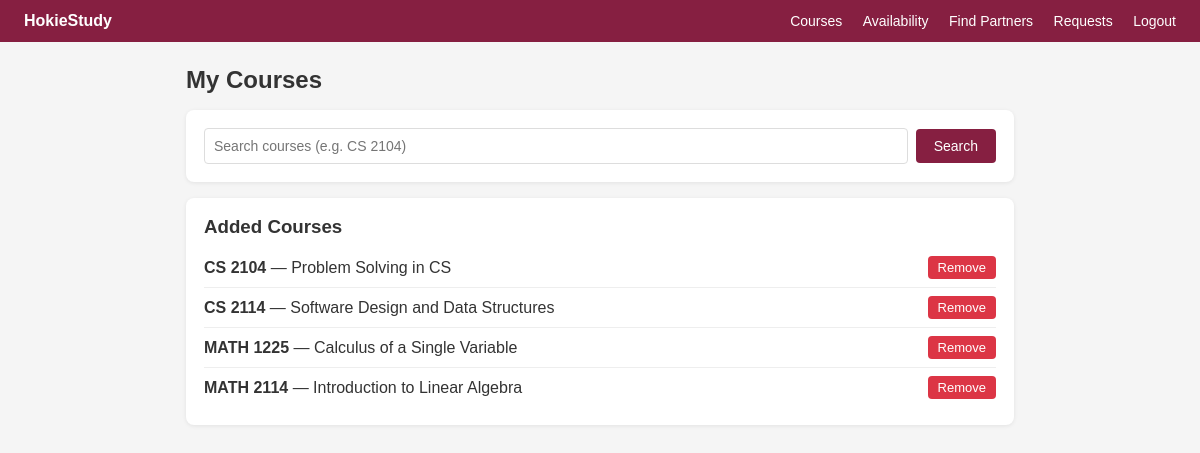
The page /courses (signed in) on the database its author committed.
### tables this page shows
CREATE TABLE user_courses (id INTEGER PRIMARY KEY, user_id INTEGER, course_id INTEGER, professor TEXT DEFAULT '');

CREATE TABLE courses (id INTEGER PRIMARY KEY, course_code TEXT, course_name TEXT, department TEXT);

### app.py (the view, shortened to what this page needs)
@app.route('/courses', methods=['GET','POST'])
@login_required
def courses():
    c = db()
    my_courses = c.execute('''SELECT uc.id, c.course_code, c.course_name, uc.professor FROM user_courses uc
                              JOIN courses c ON uc.course_id=c.id WHERE uc.user_id=?
                              ORDER BY c.course_code''', (session['uid'],)).fetchall()
    search = request.args.get('q', '')
    results = c.execute('SELECT * FROM courses WHERE LOWER(course_code) LIKE ? OR LOWER(course_name) LIKE ? LIMIT 15',
                        (f'%{search.lower()}%', f'%{search.lower()}%')).fetchall() if search else []
    c.close()
    return render_template('courses.html', my_courses=my_courses, results=results, search=search)

### app.py (called while the page is built)
def db():
    conn = sqlite3.connect(DB)
    conn.row_factory = sqlite3.Row  # so we can access columns by name instead of index
    return conn

def login_required(f):
    @wraps(f)
    def wrapped(*args, **kwargs):
        if 'uid' not in session: return redirect(url_for('login'))
        return f(*args, **kwargs)
    return wrapped

### templates/courses.html (shortened to what this page needs)
{% extends "base.html" %}
{% block content %}
<h2>My Courses</h2>
<div class="card">
  <form method="GET" class="row">
    <input name="q" value="{{ search }}" placeholder="Search courses (e.g. CS 2104)">
    <button>Search</button>
  </form>
</div>
<div class="card">
  <h3>Added Courses</h3>
  {% if my_courses %}
    {% for uc in my_courses %}
    <div class="result-row">
      <div>
        <span><b>{{ uc.course_code }}</b> — {{ uc.course_name }}</span>
      </div>
      <form method="POST">
        <button class="sm danger">Remove</button>
      </form>
    </div>
    {% endfor %}
  {% else %}<p class="gray">No courses added yet. Search above!</p>{% endif %}
</div>
{% endblock %}

### static/style.css (style rules this page uses)
* { box-sizing:border-box;margin:0;padding:0 }
body { font-family:Arial,sans-serif;background:#f5f5f5;color:#333 }
h2 { margin-bottom:16px }
.card { background:#fff;border-radius:8px;padding:18px;margin-bottom:16px;box-shadow:0 1px 4px rgba(0,0,0,.08) }
.card h3 { margin-bottom:10px }
button { background:#861F41;color:#fff;padding:9px 18px;border:none;border-radius:4px;cursor:pointer;font-size:14px }
button.sm { padding:4px 10px;font-size:13px }
button.danger { background:#dc3545 }
.row { display:flex;gap:8px;align-items:center }
.row input { flex:1;padding:9px;border:1px solid #ddd;border-radius:4px;font-size:14px }
.result-row { display:flex;justify-content:space-between;align-items:center;padding:8px 0;border-bottom:1px solid #eee }
.result-row:last-child { border:none }

### rows shown on the page
user_courses: course_code "CS 2104", course_name "Problem Solving in CS"
user_courses: course_code "CS 2114", course_name "Software Design and Data Structures"
user_courses: course_code "MATH 1225", course_name "Calculus of a Single Variable"
user_courses: course_code "MATH 2114", course_name "Introduction to Linear Algebra"
